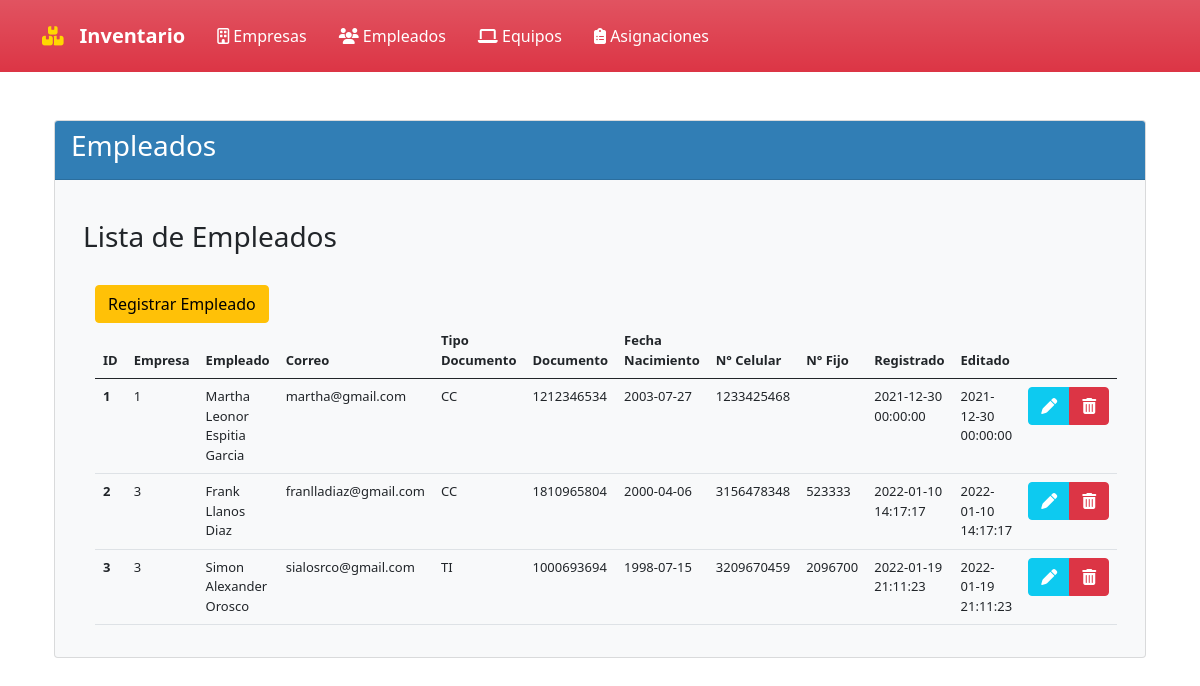
The page /?controlador=Empleados&accion=Empleados on the database its author committed.
### tables this page shows
CREATE TABLE EMPLEADO(
ID_EMPLEADO INT PRIMARY KEY AUTO_INCREMENT NOT NULL,
ID_EMPRESA_FK INT,
NOMBRE_COMPLETO_EMPLEADO VARCHAR (70) NOT NULL,
CORREO_EMPLEADO VARCHAR (30) NOT NULL UNIQUE,
TIPO_DOCUMENTO_EMPLEADO VARCHAR (2) NOT NULL,
NUMERO_DOCUMENTO_EMPLEADO INT (10) NOT NULL UNIQUE ,
FECHA_NACIMIENTO_EMPLEADO DATE NOT NULL,
NUMERO_CELULAR_EMPLEADO CHAR (10) NOT NULL UNIQUE,
NUMERO_FIJO_EMPLEADO VARCHAR (7),
ESTADO VARCHAR (8) NOT NULL,
CREATED_AT DATETIME NOT NULL,
UPDATED_AT DATETIME NOT NULL
);

### Controllers/controladorEmpleados.php (called while the page is built, shortened)
<?php
include_once("Models/modeloEmpleados.php");
class controladorEmpleados{
    public function Empleados(){
        $empleados= modeloEmpleados::selectEmpleados();
        include_once("Views/Empleados/Empleados.php");
    }
}
?>

### Router.php (called while the page is built, shortened)
<?php
$controlador = new $objControlador();
$accion = ucfirst($accion);
$controlador->$accion();
?>

### Index.php (called while the page is built, shortened)
<?php
    require_once("Views/Template.php");
?>

### Models/modeloEmpleados.php (called while the page is built, shortened)
<?php
class modeloEmpleados{
    public function __construct(
        $ID_EMPLEADO,
		$ID_EMPRESA_FK,
		$NOMBRE_COMPLETO_EMPLEADO,
		$CORREO_EMPLEADO,
		$TIPO_DOCUMENTO_EMPLEADO,
		$NUMERO_DOCUMENTO_EMPLEADO,
		$FECHA_NACIMIENTO_EMPLEADO,
		$NUMERO_CELULAR_EMPLEADO,
		$NUMERO_FIJO_EMPLEADO,
        $ESTADO,
		$CREATED_AT,
		$UPDATED_AT
        ){
        $this->ID_EMPLEADO=$ID_EMPLEADO;
        $this->ID_EMPRESA_FK=$ID_EMPRESA_FK;
        $this->NOMBRE_COMPLETO_EMPLEADO=$NOMBRE_COMPLETO_EMPLEADO;
        $this->CORREO_EMPLEADO=$CORREO_EMPLEADO;
        $this->TIPO_DOCUMENTO_EMPLEADO=$TIPO_DOCUMENTO_EMPLEADO;
        $this->NUMERO_DOCUMENTO_EMPLEADO=$NUMERO_DOCUMENTO_EMPLEADO;
        $this->FECHA_NACIMIENTO_EMPLEADO=$FECHA_NACIMIENTO_EMPLEADO;
        $this->NUMERO_CELULAR_EMPLEADO=$NUMERO_CELULAR_EMPLEADO;
        $this->NUMERO_FIJO_EMPLEADO=$NUMERO_FIJO_EMPLEADO;
        $this->CREATED_AT=$CREATED_AT;
        $this->UPDATED_AT=$UPDATED_AT;
    }
    public static function selectEmpleados(){
        $listaEmpleados=[];
        $conexionDB=connectionDB::crearInstancia();
        $sql = $conexionDB->query("SELECT * FROM EMPLEADO WHERE ESTADO = 'ACTIVO'");
        foreach($sql->fetchAll() as $empleado){
            $listaEmpleados[]=new modeloEmpleados($empleado['ID_EMPLEADO'],$empleado['ID_EMPRESA_FK'],$empleado['NOMBRE_COMPLETO_EMPLEADO'],$empleado['CORREO_EMPLEADO'],$empleado['TIPO_DOCUMENTO_EMPLEADO'],$empleado['NUMERO_DOCUMENTO_EMPLEADO'],$empleado['FECHA_NACIMIENTO_EMPLEADO'],$empleado['NUMERO_CELULAR_EMPLEADO'],$empleado['NUMERO_FIJO_EMPLEADO'], $empleado['ESTADO'],$empleado['CREATED_AT'],$empleado['UPDATED_AT']);
        };
        return $listaEmpleados;
    }
}
?>

### Views/Empleados/Empleados.php (the view, shortened to what this page needs)
<!doctype html>
<html lang="es">
    <head>
        <link rel="stylesheet" href="https://cdn.jsdelivr.net/npm/bootstrap@5.0.2/dist/css/bootstrap.min.css">
    </head>
    <body>
        <div class="container-sm">
            <br>
            <div class="card text-dark bg-light">
                <div class="card-header" style="background-color:#317EB5; color:#FFFFFF;">
                    <h3 class="card-title">Empleados</h3>
                </div>
                <div class="card-body">
                    <div class="container-sm">
                        <br>
                        <h3>Lista de Empleados</h3>
                        <div class="container">
                            <br>
                            <a name="" id="" class="btn btn-warning" href="?controlador=Empleados&accion=RegistroEmpleado" role="button">Registrar Empleado</a>
                            <br>
                            <table id="employeesTable" class="table">
                                <thead>
                                    <tr>
                                        <th scope="col" style="font-size: small;"> ID </th>
                                        <th scope="col" style="font-size: small;"> Empresa </th>
                                        <th scope="col" style="font-size: small;"> Empleado </th>
                                        <th scope="col" style="font-size: small;"> Correo </th>
                                        <th scope="col" style="font-size: small;"> Tipo Documento </th>
                                        <th scope="col" style="font-size: small;"> Documento </th>
                                        <th scope="col" style="font-size: small;"> Fecha Nacimiento </th>
                                        <th scope="col" style="font-size: small;"> N° Celular </th>
                                        <th scope="col" style="font-size: small;"> N° Fijo </th>
                                        <th scope="col" style="font-size: small;"> Registrado</th>
                                        <th scope="col" style="font-size: small;"> Editado</th>
                                        <th scope="col" style="font-size: small;"> </th>
                                    </tr>
                                </thead>
                                <tbody>
                                    <?php foreach($empleados as $empleado){?>
                                    <tr>
                                        <th scope="row" style="font-size: small;"><?php echo $empleado->ID_EMPLEADO ?></th>
                                        <td style="font-size: small;"><?php echo $empleado->ID_EMPRESA_FK ?></td>
                                        <td style="font-size: small;"><?php echo $empleado->NOMBRE_COMPLETO_EMPLEADO ?></td>
                                        <td style="font-size: small;"><?php echo $empleado->CORREO_EMPLEADO ?></td>
                                        <td style="font-size: small;"><?php echo $empleado->TIPO_DOCUMENTO_EMPLEADO ?></td>
                                        <td style="font-size: small;"><?php echo $empleado->NUMERO_DOCUMENTO_EMPLEADO ?></td>
                                        <td style="font-size: small;"><?php echo $empleado->FECHA_NACIMIENTO_EMPLEADO ?></td>
                                        <td style="font-size: small;"><?php echo $empleado->NUMERO_CELULAR_EMPLEADO ?></td>
                                        <td style="font-size: small;"><?php echo $empleado->NUMERO_FIJO_EMPLEADO ?></td>
                                        <td style="font-size: small;"><?php echo $empleado->CREATED_AT ?></td>
                                        <td style="font-size: small;"><?php echo $empleado->UPDATED_AT ?></td>
                                        <td>
                                            <div class="btn-group" role="group" aria-label="">
                                                <a href="#" class="btn btn-info"> <i class="fas fa-pen" style="color:#ffffff;"></i> </a>
                                                <a class="btn btn-danger"> <i class="fas fa-trash-alt" style="color:#ffffff;"></i> <input class="btn val" type="hidden" value="<?php echo $empleado->ID_EMPLEADO ?>"></a>
                                            </div>
                                        </td>
                                    </tr>
                                    <?php } ?>
                                </tbody>
                            </table>
                        </div>
                    </div>
                </div>
            </div>
        </div>
    </body>
</html>

### rows shown on the page
empleado: ID_EMPLEADO "1", ID_EMPRESA_FK "1", NOMBRE_COMPLETO_EMPLEADO "Martha Leonor Espitia Garcia", CORREO_EMPLEADO "martha@gmail.com", TIPO_DOCUMENTO_EMPLEADO "CC", NUMERO_DOCUMENTO_EMPLEADO "1212346534", FECHA_NACIMIENTO_EMPLEADO "2003-07-27", NUMERO_CELULAR_EMPLEADO "1233425468", CREATED_AT "2021-12-30 00:00:00", UPDATED_AT "2021-12-30 00:00:00"
empleado: ID_EMPLEADO "2", ID_EMPRESA_FK "3", NOMBRE_COMPLETO_EMPLEADO "Frank Llanos Diaz", CORREO_EMPLEADO "franlladiaz@gmail.com", TIPO_DOCUMENTO_EMPLEADO "CC", NUMERO_DOCUMENTO_EMPLEADO "1810965804", FECHA_NACIMIENTO_EMPLEADO "2000-04-06", NUMERO_CELULAR_EMPLEADO "3156478348", NUMERO_FIJO_EMPLEADO "523333", CREATED_AT "2022-01-10 14:17:17", UPDATED_AT "2022-01-10 14:17:17"
empleado: ID_EMPLEADO "3", ID_EMPRESA_FK "3", NOMBRE_COMPLETO_EMPLEADO "Simon Alexander Orosco", CORREO_EMPLEADO "sialosrco@gmail.com", TIPO_DOCUMENTO_EMPLEADO "TI", NUMERO_DOCUMENTO_EMPLEADO "1000693694", FECHA_NACIMIENTO_EMPLEADO "1998-07-15", NUMERO_CELULAR_EMPLEADO "3209670459", NUMERO_FIJO_EMPLEADO "2096700", CREATED_AT "2022-01-19 21:11:23", UPDATED_AT "2022-01-19 21:11:23"
